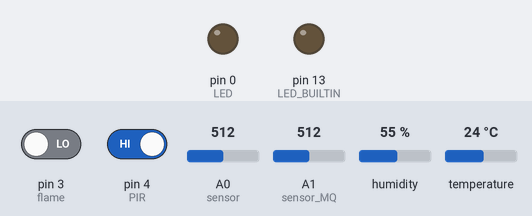
Recording of a sketch running on a simulated Arduino Uno, built with avr-gcc and run on an emulated ATmega328P. Shown: output pins drawn as LEDs (lit = HIGH). Inputs (shaded band) come from the test bench; at power-on: pin 3 (flame) LOW, pin 4 (PIR) HIGH, A0 (sensor) = 512, A1 (sensor_MQ) = 512, humidity 55 %, temperature 24 °C.

Above: at 5.3 s.
5.4 s: pin 3 (flame) driven HIGH
At 5.8 s:
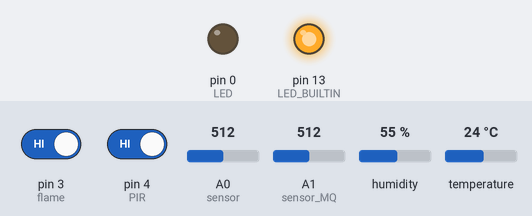
7.6 s: pin 3 (flame) driven LOW
At 9.6 s:
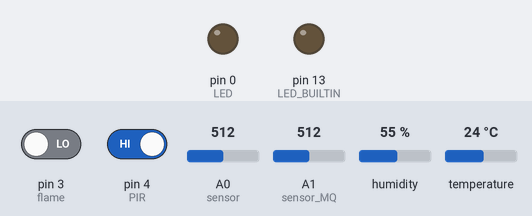
Timing chart, 0 to 11.1 s (numbered marks = the images above; inputs shaded):
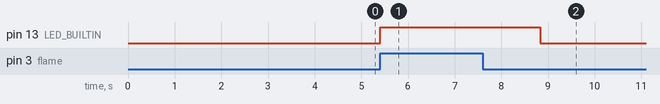

Measured:
- after the input at 5.4 s, pin 13 (LED_BUILTIN): LOW → HIGH at once
- after the input at 7.6 s, pin 13 (LED_BUILTIN): HIGH → LOW after 1.2 s

The sketch:

Arduino_code.ino
```cpp
#include<DHT.h>
#include <SoftwareSerial.h>
#define DHTPIN 5
#define DHTTYPE DHT11 // DHT 11
SoftwareSerial espSerial(8, 9); //Nodemcu Esp8266 interfacing pin with Arduino
DHT dht(DHTPIN, DHTTYPE);
String str;

int sensor = A0;	/* Soil moisture sensor O/P pin */
int ldr = 2;      //ldr sensor
int LED = 0;      //LED
int sensor_MQ = A1; // MQ7 sensor
int flame = 3; //Flame Sensor
int PIR = 4; //PIR sensor

void setup() {
  espSerial.begin(115200);	/* Define baud rate for serial communication */
  pinMode(sensor,INPUT);
  pinMode(ldr,INPUT);    //Ldr input pin define
  pinMode(LED, OUTPUT);
  delay(100);
  pinMode(sensor_MQ,INPUT);  //MQ7 input pin define
  pinMode(flame,INPUT);      //Flame sensor input pin define
  pinMode(LED_BUILTIN,OUTPUT);
  pinMode(PIR,INPUT);       //PIR sensor input pin
  delay(2000);
  dht.begin();
  delay(2000);
}

void loop() {
  float moisture_percentage;
  int sensor_analog;
  sensor_analog = analogRead(sensor);
  moisture_percentage = map(moisture_percentage, 1023, 400, 0, 100); //( 100 - ( (sensor_analog/1023.00) * 100 ) );
  Serial.print("Moisture Percentage = %\n");
  espSerial.println(moisture_percentage);
  //Serial.println("%\n\n");
  delay(1000);
  int ldr = digitalRead (ldr);
  if(ldr == 1){
    digitalWrite(LED,HIGH);
    ldr = map(ldr,0,1023,0,100);
  }
  else{
    digitalWrite(LED,LOW);
  }
  //ldr = map(ldr,0,1023,0,100);
  espSerial.println(ldr);
  delay(200);
  int SensorData;
  SensorData = analogRead(sensor_MQ);
  SensorData = map(SensorData, 400, 1023, 0, 100);
  espSerial.println(SensorData);
  delay(100);
  int flame_sensor;
  flame_sensor = digitalRead(flame);
  //flame_sensor = map(flame_sensor,0,1023,0,100);
  if(digitalRead (flame) == 1)
  {
    digitalWrite(LED_BUILTIN,HIGH);
    Serial.println("***WARNING!!! FIRE DETECTED!!!***");
    flame_sensor = map(flame_sensor,30,1023,0,100);
  }
  else{
    digitalWrite(LED_BUILTIN,LOW);
    Serial.println("No Fire Detected");
  }
  espSerial.println(flame_sensor);
  delay(100);
  int warm_up;
  int SensorOtp;
  SensorOtp = digitalRead(PIR);
  //SensorOtp = map(SensorOtp,200,1023,0,100);
  if(SensorOtp == LOW)
  {
    if(warm_up == 1)
    {
      Serial.print("Warming Up\n");
      warm_up = 0;
      delay(2000);
    }
    Serial.print("No Motion Detected\n");
    delay(1000);
  }
  else{
    Serial.print("Motion Detected\n");
    warm_up = 1;
    SensorOtp = map(SensorOtp,200,1023,0,100);
    delay(1000);
  }
  espSerial.println(SensorOtp);
  float humidity = dht.readHumidity();
  float temperature = dht.readTemperature();
  Serial.print("Humidity: ");
  Serial.print(humidity);
  Serial.print("% ");
  Serial.print(" Temperature: ");
  Serial.print(temperature);
  Serial.println("C");
  str =String("coming from arduino: ")+String("humidity= ")+String(humidity)+String("temperature= ")+String(temperature);
  espSerial.println(str);
  delay(1000);
}
```
